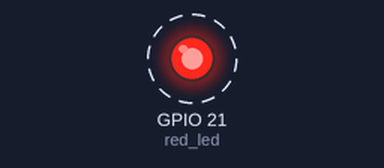
The program below on a simulated Raspberry Pi (BCM pin numbers). Shown: output pins drawn as LEDs (lit = HIGH). Dashed ring = blinking. What the program prints to the terminal is not drawn.

Above: at 0.5 s.
Timing chart, 0 to 4.6 s (numbered marks = the images above):
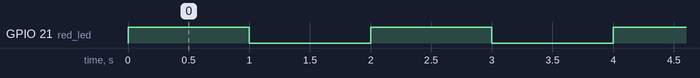

Measured:
- by itself, GPIO 21 (red_led): alternates HIGH for 1.0 s and LOW for 1.0 s

The program:

blink_gpiozero_blink.py
```python
# (licence header left out)
# Imports
from signal import pause
from gpiozero import LED


# Pin Mapping
red_led = LED(21)


# Blink LED
print("Press CTRL-C to exit.")
red_led.blink()  # automatically blink LED every 2 seconds
pause()          # keep program running
```
